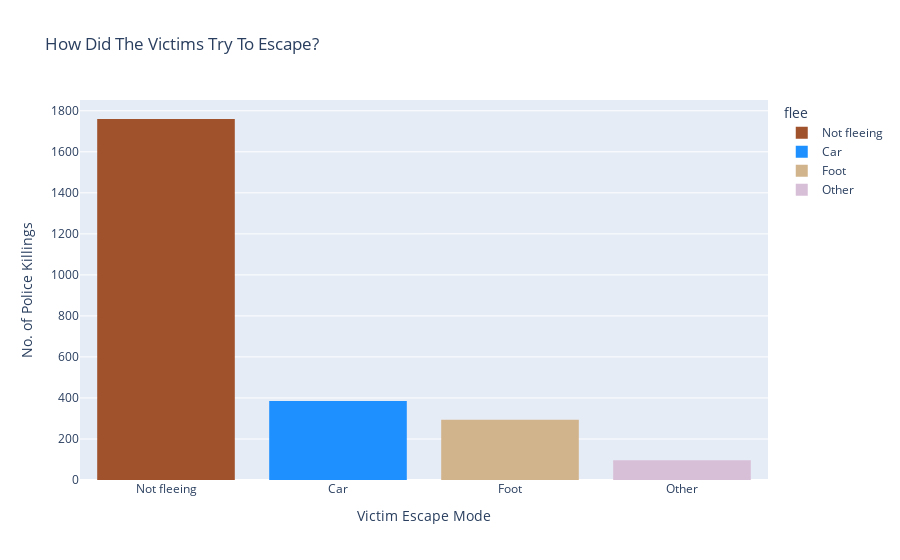

Write notebook code for a chart like this one.
### Code cell
fig = px.histogram(plc, x=plc['flee'],color = plc['flee'],title='How Did The Victims Try To Escape? ',color_discrete_sequence=[
                 "sienna", "dodgerblue","tan","thistle"])
fig.layout.xaxis.title.text = "Victim Escape Mode"
fig.layout.yaxis.title.text = "No. of Police Killings"
fig.show()

### Figure 1 — Plotly figure (JSON) as saved in the notebook; plotly's stock layout.template omitted (floating-point values rounded to 4 significant figures; data arrays with more than 128 entries replaced by an {"elided": "..."} marker saying what was removed)
{"data": [{"alignmentgroup": "True", "bingroup": "x", "hovertemplate": "flee=%{x}<br>count=%{y}<extra></extra>", "legendgroup": "Not fleeing", "marker": {"color": "sienna", "pattern": {"shape": ""}}, "name": "Not fleeing", "offsetgroup": "Not fleeing", "orientation": "v", "showlegend": true, "type": "histogram", "x": {"elided": "1760 str values"}, "xaxis": "x", "yaxis": "y"}, {"alignmentgroup": "True", "bingroup": "x", "hovertemplate": "flee=%{x}<br>count=%{y}<extra></extra>", "legendgroup": "Car", "marker": {"color": "dodgerblue", "pattern": {"shape": ""}}, "name": "Car", "offsetgroup": "Car", "orientation": "v", "showlegend": true, "type": "histogram", "x": {"elided": "385 str values"}, "xaxis": "x", "yaxis": "y"}, {"alignmentgroup": "True", "bingroup": "x", "hovertemplate": "flee=%{x}<br>count=%{y}<extra></extra>", "legendgroup": "Foot", "marker": {"color": "tan", "pattern": {"shape": ""}}, "name": "Foot", "offsetgroup": "Foot", "orientation": "v", "showlegend": true, "type": "histogram", "x": {"elided": "294 str values"}, "xaxis": "x", "yaxis": "y"}, {"alignmentgroup": "True", "bingroup": "x", "hovertemplate": "flee=%{x}<br>count=%{y}<extra></extra>", "legendgroup": "Other", "marker": {"color": "thistle", "pattern": {"shape": ""}}, "name": "Other", "offsetgroup": "Other", "orientation": "v", "showlegend": true, "type": "histogram", "x": ["Other", "Other", "Other", "Other", "Other", "Other", "Other", "Other", "Other", "Other", "Other", "Other", "Other", "Other", "Other", "Other", "Other", "Other", "Other", "Other", "Other", "Other", "Other", "Other", "Other", "Other", "Other", "Other", "Other", "Other", "Other", "Other", "Other", "Other", "Other", "Other", "Other", "Other", "Other", "Other", "Other", "Other", "Other", "Other", "Other", "Other", "Other", "Other", "Other", "Other", "Other", "Other", "Other", "Other", "Other", "Other", "Other", "Other", "Other", "Other", "Other", "Other", "Other", "Other", "Other", "Other", "Other", "Other", "Other", "Other", "Other", "Other", "Other", "Other", "Other", "Other", "Other", "Other", "Other", "Other", "Other", "Other", "Other", "Other", "Other", "Other", "Other", "Other", "Other", "Other", "Other", "Other", "Other", "Other", "Other", "Other"], "xaxis": "x", "yaxis": "y"}], "layout": {"barmode": "relative", "legend": {"title": {"text": "flee"}, "tracegroupgap": 0}, "title": {"text": "How Did The Victims Try To Escape? "}, "xaxis": {"anchor": "y", "categoryarray": ["Not fleeing", "Car", "Foot", "Other"], "categoryorder": "array", "domain": [0, 1], "title": {"text": "Victim Escape Mode"}}, "yaxis": {"anchor": "x", "domain": [0, 1], "title": {"text": "No. of Police Killings"}}}}
